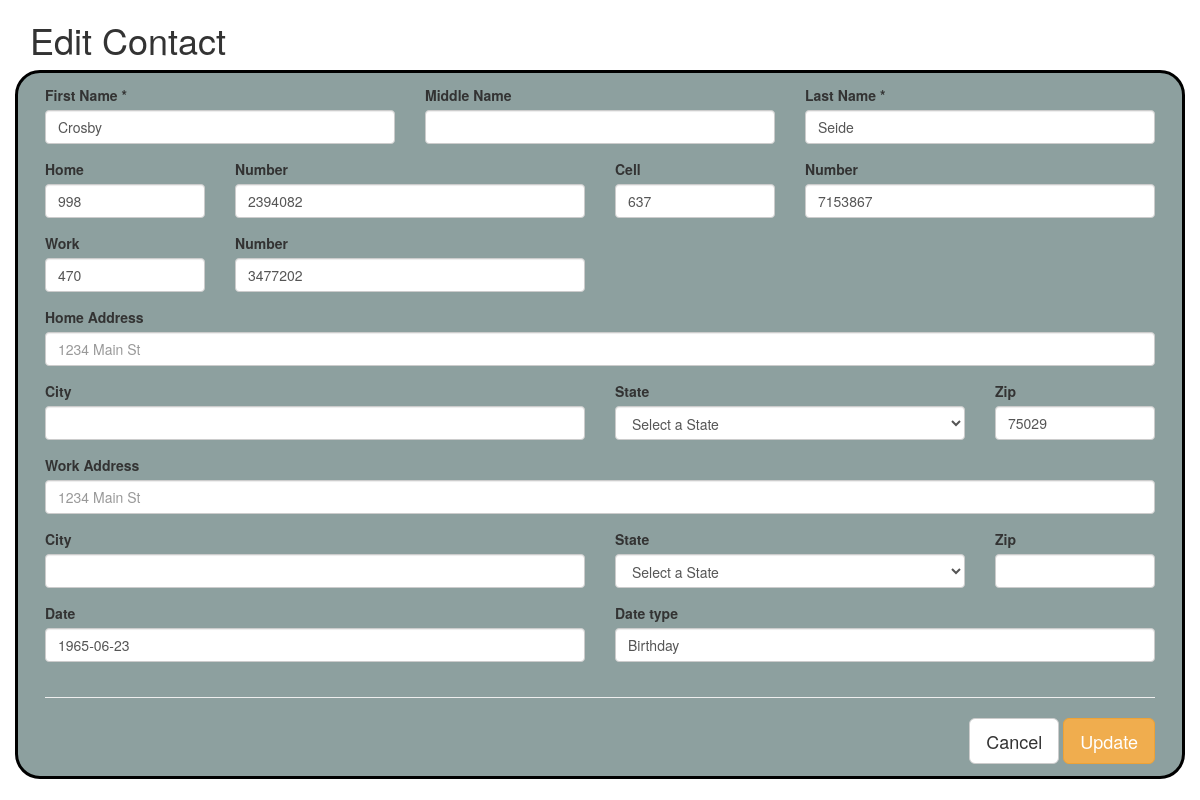
Screenshot of /SOURCE_CODE/edit.php?id=3 with the database file from the repository.
### tables this page shows
CREATE TABLE `contact` (
  `Contact_id` int(11) NOT NULL,
  `Fname` varchar(15) NOT NULL,
  `Mname` varchar(15) DEFAULT NULL,
  `Lname` varchar(15) NOT NULL
);

CREATE TABLE `phone` (
  `Phone_id` int(11) NOT NULL,
  `Contact_id` int(11) NOT NULL,
  `Phone_type` char(4) DEFAULT NULL,
  `Area_code` int(3) DEFAULT NULL,
  `Number` int(7) DEFAULT NULL
);

CREATE TABLE `address` (
  `Address_id` int(11) NOT NULL,
  `Contact_id` int(11) NOT NULL,
  `Address_type` char(4) DEFAULT NULL,
  `Address` varchar(50) DEFAULT NULL,
  `City` varchar(15) DEFAULT NULL,
  `State` varchar(15) DEFAULT NULL,
  `ZIP` char(5) DEFAULT NULL
);

CREATE TABLE `date` (
  `Date_id` int(11) NOT NULL,
  `Contact_id` int(11) DEFAULT NULL,
  `Date_type` varchar(15) DEFAULT NULL,
  `Date` date DEFAULT NULL
);

### SOURCE_CODE/edit.php (the view, shortened to what this page needs)
<?php
$contactID = $_GET['id'];
include('includes/connection.php');
include('includes/header.php');
$query = "SELECT * FROM CONTACT WHERE Contact_id='$contactID'";
$result = mysqli_query( $conn, $query );
if( mysqli_num_rows($result) > 0 ) {
    while( $row = mysqli_fetch_assoc($result) ) {
        $firstName     = $row['Fname'];
        $middleName    = $row['Mname'];
        $lastName    = $row['Lname'];
    }
} else {
    $alertMessage = "<div class='alert alert-warning'>Nothing to see here. <a href='index.php'>Head back</a>.</div>";
}
$query1 = "SELECT * FROM ADDRESS WHERE Contact_id='$contactID' AND Address_type='home'";
$result1 = mysqli_query( $conn, $query1 );
if( mysqli_num_rows($result1) > 0 ) {
    while( $row = mysqli_fetch_assoc($result1) ) {
        $homeAddress     = $row['Address'];
        $homeCity    = $row['City'];
        $homeZip     = $row['ZIP'];
    }
} else {
    $alertMessage = "<div class='alert alert-warning'>Nothing to see here. <a href='index.php'>Head back</a>.</div>";
}
$query2 = "SELECT * FROM ADDRESS WHERE Contact_id='$contactID' AND Address_type='work'";
$result2 = mysqli_query( $conn, $query2 );
if( mysqli_num_rows($result2) > 0 ) {
    while( $row = mysqli_fetch_assoc($result2) ) {
        $workAddress     = $row['Address'];
        $workCity    = $row['City'];
        $workZip     = $row['ZIP'];
    }
} else {
    $alertMessage = "<div class='alert alert-warning'>Nothing to see here. <a href='index.php'>Head back</a>.</div>";
}
$query3 = "SELECT * FROM PHONE WHERE Contact_id='$contactID' AND Phone_type='home'";
$result3 = mysqli_query( $conn, $query3 );
if( mysqli_num_rows($result3) > 0 ) {
    while( $row = mysqli_fetch_assoc($result3) ) {
        $homePhone     = $row['Area_code'];
        $homePhoneNumber   = $row['Number'];
          }
} else {
    $alertMessage = "<div class='alert alert-warning'>Nothing to see here. <a href='index.php'>Head back</a>.</div>";
}
$query4 = "SELECT * FROM PHONE WHERE Contact_id='$contactID' AND Phone_type='cell'";
$result4 = mysqli_query( $conn, $query4 );
if( mysqli_num_rows($result4) > 0 ) {
    while( $row = mysqli_fetch_assoc($result4) ) {
        $cellPhone     = $row['Area_code'];
        $cellPhoneNumber    = $row['Number'];
    }
} else {
    $alertMessage = "<div class='alert alert-warning'>Nothing to see here. <a href='index.php'>Head back</a>.</div>";
}
$query5 = "SELECT * FROM PHONE WHERE Contact_id='$contactID' AND Phone_type='work'";
$result5 = mysqli_query( $conn, $query5 );
if( mysqli_num_rows($result5) > 0 ) {
    while( $row = mysqli_fetch_assoc($result5) ) {
        $workPhone     = $row['Area_code'];
        $workPhoneNumber    = $row['Number'];
    }
} else {
    $alertMessage = "<div class='alert alert-warning'>Nothing to see here. <a href='index.php'>Head back</a>.</div>";
}
$query6 = "SELECT * FROM DATE WHERE Contact_id='$contactID'";
$result6 = mysqli_query( $conn, $query6 );
if( mysqli_num_rows($result6) > 0 ) {
    while( $row = mysqli_fetch_assoc($result6) ) {
        $date     = $row['Date'];
        $dateType   = $row['Date_type'];
    }
} else {
    $alertMessage = "<div class='alert alert-warning'>Nothing to see here. <a href='index.php'>Head back</a>.</div>";
}
?>
<h1>Edit Contact</h1>
<form style="border:3px solid black; padding: 12px; border-radius:25px; background: #8da09f;" action="<?php echo htmlspecialchars( $_SERVER['PHP_SELF'] ); ?>?id=<?php echo $contactID; ?>" method="post" class="row">
 <div class="form-group col-md-4">
      <label for="firstName">First Name *</label>
      <input type="text" class="form-control" id="firstName" name="firstName" maxlength="15" value="<?php echo $firstName; ?>">
    </div>
    <div class="form-group col-md-4">
      <label for="inputPassword4">Middle Name</label>
      <input type="text" class="form-control" id="middleName" name="middleName" maxlength="15" value=<?php echo($middleName);?>>
    </div>
    <div class="form-group col-md-4">
      <label for="inputPassword4">Last Name *</label>
      <input type="text" class="form-control" id="lastName" name="lastName" maxlength="15" value="<?php echo($lastName);?>">
    </div>
     <div class="form-group col-md-2">
      <label for="inputEmail4">Home</label>
      <input type="text" class="form-control" id="homePhone" name="homePhone" placeholder="Area code:xxx" name="homePhone" value="<?php echo($homePhone); ?>">
    </div>
    <div class="form-group col-md-4">
	     <label for="inputEmail4">Number</label>
      <input type="text" class="form-control" id="homePhoneNumber" name="homePhoneNumber" value="<?php echo $homePhoneNumber;?>">
    </div>
    <div class="form-group col-md-2">
      <label for="inputPassword4">Cell</label>
      <input type="text" class="form-control" id="cellPhone" placeholder="Area code:xxx" name="cellPhone" value="<?php echo $cellPhone;?>">
    </div>
	<div class="form-group col-md-4">
		<label for="inputPassword4">Number</label>
      <input type="text" class="form-control" id="cellPhoneNumber" name="cellPhoneNumber" value="<?php echo $cellPhoneNumber;?>">
    </div>
    <div class="form-group col-md-2">
      <label for="inputPassword4">Work</label>
      <input type="text" class="form-control" id="workPhone" placeholder="Area code:xxx" name="workPhone" value="<?php echo $workPhone;?>">
    </div>
	<div class="form-group col-md-4">
		<label for="inputPassword4">Number</label>
      <input type="text" class="form-control" id="workPhoneNumber" name="workPhoneNumber" value="<?php echo $workPhoneNumber;?>">
    </div>
  <div class="form-group col-md-12">
    <label for="inputAddress">Home Address</label>
    <input type="text" class="form-control" id="homeAddress" placeholder="1234 Main St" name="homeAddress" value="<?php echo($homeAddress);?>">
  </div>
    <div class="form-group col-md-6">
      <label for="inputCity">City</label>
      <input type="text" class="form-control" id="homeCity" name="homeCity" value="<?php echo($homeCity);?>">
    </div>
    <div class="form-group col-md-4">
      <label for="inputState">State</label>
<select name="homeState" id="homeState" class="form-control" name="homeState">
  <option value="" selected="selected">Select a State</option>
</select>
</div>
    <div class="form-group col-md-2">
      <label for="inputZip">Zip</label>
      <input type="text" class="form-control" id="homeZip" name="homeZip" value="<?php echo($homeZip);?>">
    </div>
  <div class="form-group col-md-12">
    <label for="inputAddress2">Work Address</label>
    <input type="text" class="form-control" id="workAddress" placeholder="1234 Main St" name="workAddress" value="<?php echo($workAddress);?>">
  </div>
     <div class="form-group col-md-6">
      <label for="inputCity">City</label>
      <input type="text" class="form-control" id="workCity" name="workCity" value="<?php echo($workCity);?>">
    </div>
    <div class="form-group col-md-4">
      <label for="inputState">State</label>
<select name="workState" id="workState" class="form-control" name="workState">
  <option value="" selected="selected">Select a State</option>
 </select>
    </div>
    <div class="form-group col-md-2">
      <label for="inputZip">Zip</label>
      <input type="text" class="form-control" id="workZip" name="workZip" value="<?php echo($workZip);?>">
    </div>
  <div class="form-group col-md-6">
      <label for="inputdate">Date</label>
      <input type="text" class="form-control" id="date" name="date"  value="<?php echo($date);?>">
    </div>
      <div class="form-group col-md-6">
      <label for="inputZip">Date type</label>
      <input type="text" class="form-control" id="date_type" name="date_type" value="<?php echo($dateType);?>">
    </div>
    <div class="col-sm-12">
        <hr>
        <div class="pull-right">
            <a href="index.php" type="button" class="btn btn-lg btn-default">Cancel</a>
            <button type="submit" class="btn btn-lg btn-warning" name="update">Update</button>
        </div>
    </div>
</form>

### rows the page displays
contact: firstName "Crosby", lastName "Seide"
phone: homePhone "998", homePhoneNumber "2394082"
phone: cellPhone "637", cellPhoneNumber "7153867"
phone: workPhone "470", workPhoneNumber "3477202"
address: homeZip "75029"
date: date "1965-06-23", date_type "Birthday"
